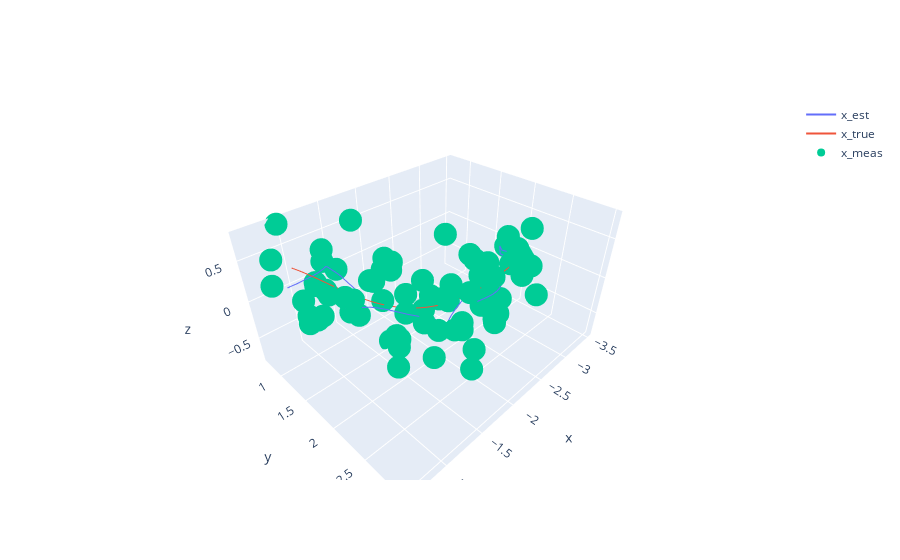

Source (notebook cell):
### Code cell
# Plot estimated trajectory + measurements + ground truth.
fig = go.Figure()
fig.add_trace(go.Scatter3d(x=[result.atPose3(X(ii)).translation()[0] for ii in range(n_steps)], 
                           y=[result.atPose3(X(ii)).translation()[1] for ii in range(n_steps)], 
                           z=[result.atPose3(X(ii)).translation()[2] for ii in range(n_steps)], 
                           mode='lines', name='x_est'))
fig.add_trace(go.Scatter3d(x=[scenario.pose(dt * ii).translation()[0] for ii in range(n_steps)],
                            y=[scenario.pose(dt * ii).translation()[1] for ii in range(n_steps)],
                            z=[scenario.pose(dt * ii).translation()[2] for ii in range(n_steps)],
                            mode='lines', name='x_true'))
fig.add_trace(go.Scatter3d(x=[noisy_poses[ii].translation()[0] for ii in range(n_steps-1)],
                            y=[noisy_poses[ii].translation()[1] for ii in range(n_steps-1)],
                            z=[noisy_poses[ii].translation()[2] for ii in range(n_steps-1)],
                            mode='markers', name='x_meas'))
fig.show()
